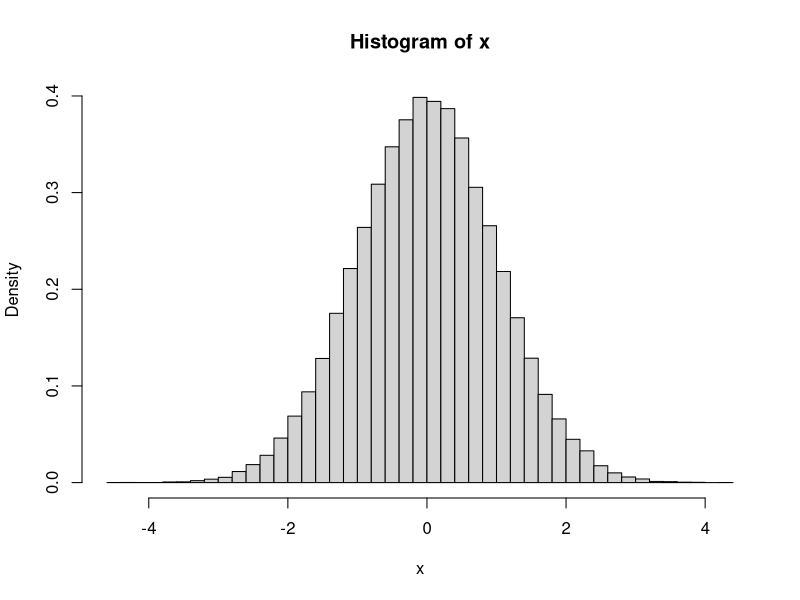
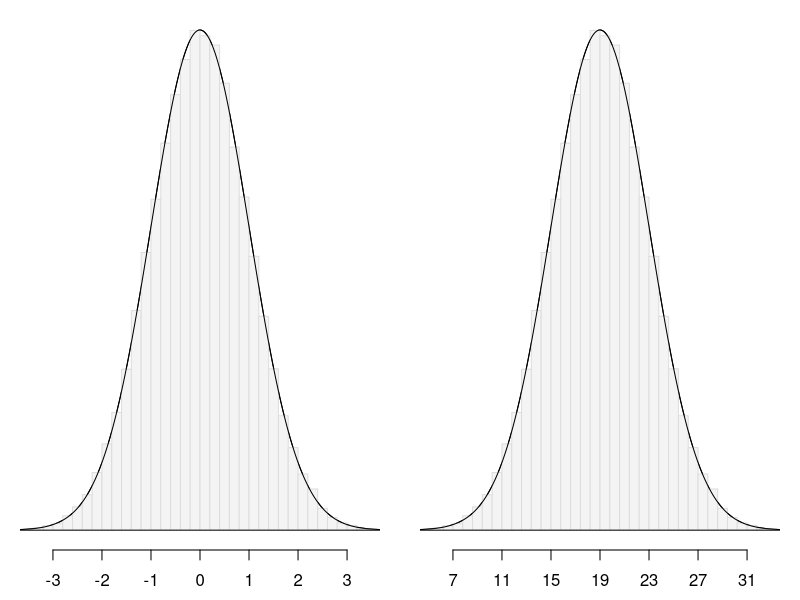

The R script that drew these images, in order:
set.seed(1)

x <- rnorm(100000)
hold <- hist(x, breaks=50, prob=T)

#===> plot <===#
par(mfrow=c(1,2), las=1, mar=c(2.5,1,0.5,1))

# curve 1
X <- seq(-4,4,0.01)
Y <- dnorm(X)
plot(X, Y, type='l', axes=F, xlim=c(-3.4,3.4))
axis(1, at=-3:3)
for(i in 1:length(hold$counts)){
	rect(hold$breaks[i], 0, hold$breaks[i+1], hold$density[i],
		border='#DDDDDD', col='#F4F4F4')
}
lines(X, Y)
abline(h=0)

# curve 2
X <- seq(3,35,0.01)
Y <- dnorm(X, 19, 4)
plot(X, Y, type='l', axes=F, xlim=c(5.4,32.6))
axis(1, at=19+4*(-3:3))

for(i in 1:length(hold$counts)){
	rect(19+4*hold$breaks[i], 0, 19+4*hold$breaks[i+1], hold$density[i]/4,
		border='#DDDDDD', col='#F4F4F4')
}
lines(X, Y)
abline(h=0)
